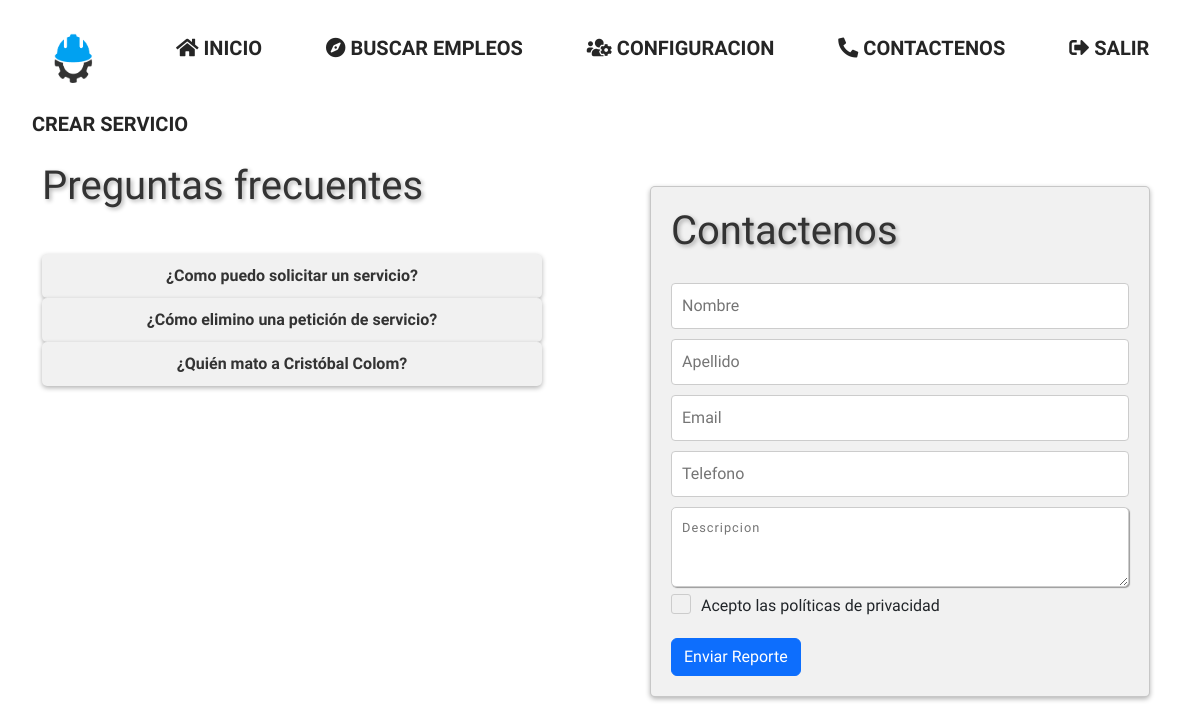
The page /worktogo/usuario/contactenos.php on the database its author committed.
### tables this page shows
CREATE TABLE `frecuentes` (
  `ID` int(11) NOT NULL,
  `TITULO` varchar(200) NOT NULL,
  `SOLUCION` text NOT NULL
);

### worktogo/usuario/contactenos.php (the view, shortened to what this page needs)
<?php
  include('../Crearservicios/bd/cons.php');
include("../nav/cabecera.php");
?>
<!doctype html>
<html lang="es">
<head>
  <link href="https://cdn.jsdelivr.net/npm/bootstrap@5.2.1/dist/css/bootstrap.min.css" rel="stylesheet"
>
  <link rel="stylesheet" href="/worktogo/css/csscontactenos.css">
  <link rel="stylesheet" href="/worktogo/css/csscrearservicios.css">
</head>
<body>
<div class="container-fluid">
  <div class="row">
    <div class="col-md-7">
      <div class="titulo-contac" style='text-aling: left;'><h1>Preguntas frecuentes</h1></div><br>
        <table>
          <tbody>
          <?php
            $sentenciaSQL = $conexion->prepare("SELECT TITULO FROM frecuentes");
            $sentenciaSQL->execute();
            $listapreguntas=$sentenciaSQL->fetchAll(PDO::FETCH_ASSOC);
            foreach($listapreguntas as $preguntas){?>
              <input type='submit' style='width: 500px' name='accion' value='<?php echo $preguntas ['TITULO'] ?>' class='btn-frecuencia'>
            <?php } ?>
        </tbody>
      </table>
    </div>
  </div>
</div>
<div class="card">
  <form method="post">
  <label class="titulo-contacto"><h1>Contactenos</h1></label>
  <input type="text" placeholder="Nombre" name='nombre' >
  <input type="text" placeholder="Apellido" name='apellido' >
  <input type="text" placeholder="Email" name='email' >
  <input type="text" placeholder="Telefono" name='telefono' >
  <textarea style='width-max: auto;' rows="3" cols="70" placeholder="Descripcion" name='descripcion'></textarea><br>
  <label class="checkbox-container">
    Acepto las políticas de privacidad
    <span class="checkmark"></span>
  </label>
  <input type="submit" value="Enviar Reporte" class="btn btn-primary" name="accion">
  </form>
</div>
</body>
</html>

### worktogo/css/navcss.css (style rules this page uses)
body { background: #ffffff; padding: 50px 0; }

### worktogo/css/cssinicio.css (style rules this page uses)
* { font-family: 'Titillium Web'; }

### worktogo/css/csscontactenos.css (style rules this page uses)
.btn-frecuencia { display: block; width: 500px; padding: 10px; border: none; border-radius: 5px; background-color: #f1f1f1; color: #333; font-size: 16px; font-weight: bold; text-align: center; text-decoration: none; cursor: pointer; box-shadow: 0 2px 5px rgba(0, 0, 0, 0.3); transition: background-color 0.3s, transform 0.3s; }
.titulo-contacto { text-align: center; font-size: 24px; color: #333; text-shadow: 2px 2px 4px rgba(0, 0, 0, 0.3); margin-bottom: 20px; }
.titulo-contac { font-size: 24px; color: #333; text-shadow: 2px 2px 4px rgba(0, 0, 0, 0.3); margin-bottom: 20px; }
.card { background-color: #f1f1f1; border-radius: 5px; box-shadow: 0 2px 5px rgba(0, 0, 0, 0.3); padding: 20px; max-width: 400px; margin: 0 auto; min-width: 500px; position: relative; top: -200px; left: 300px; }
.card input[type="text"] { display: block; width: 100%; margin-bottom: 10px; padding: 10px; border: 1px solid #ccc; border-radius: 4px; box-sizing: border-box; }
.card label.checkbox-container { display: block; position: relative; padding-left: 30px; margin-bottom: 20px; cursor: pointer; font-size: 16px; user-select: none; }
.card label.checkbox-container .checkmark { position: absolute; top: 0; left: 0; height: 20px; width: 20px; background-color: #f1f1f1; border: 1px solid #ccc; border-radius: 3px; }
.card label.checkbox-container .checkmark:after { content: ""; position: absolute; display: none; }
.card label.checkbox-container .checkmark:after { left: 7px; top: 3px; width: 5px; height: 10px; border: solid white; border-width: 0 3px 3px 0; transform: rotate(45deg); }

### worktogo/css/csscrearservicios.css (style rules this page uses)
textarea { font-size: 0.8rem; letter-spacing: 1px; }
textarea { padding: 10px; max-width: 100%; line-height: 1.5; border-radius: 5px; border: 1px solid #ccc; box-shadow: 1px 1px 1px #999; }

### rows shown on the page
frecuentes: accion "¿Como puedo solicitar un servicio?"
frecuentes: accion "¿Cómo elimino una petición de servicio?"
frecuentes: accion "¿Quién mato a Cristóbal Colom?"
